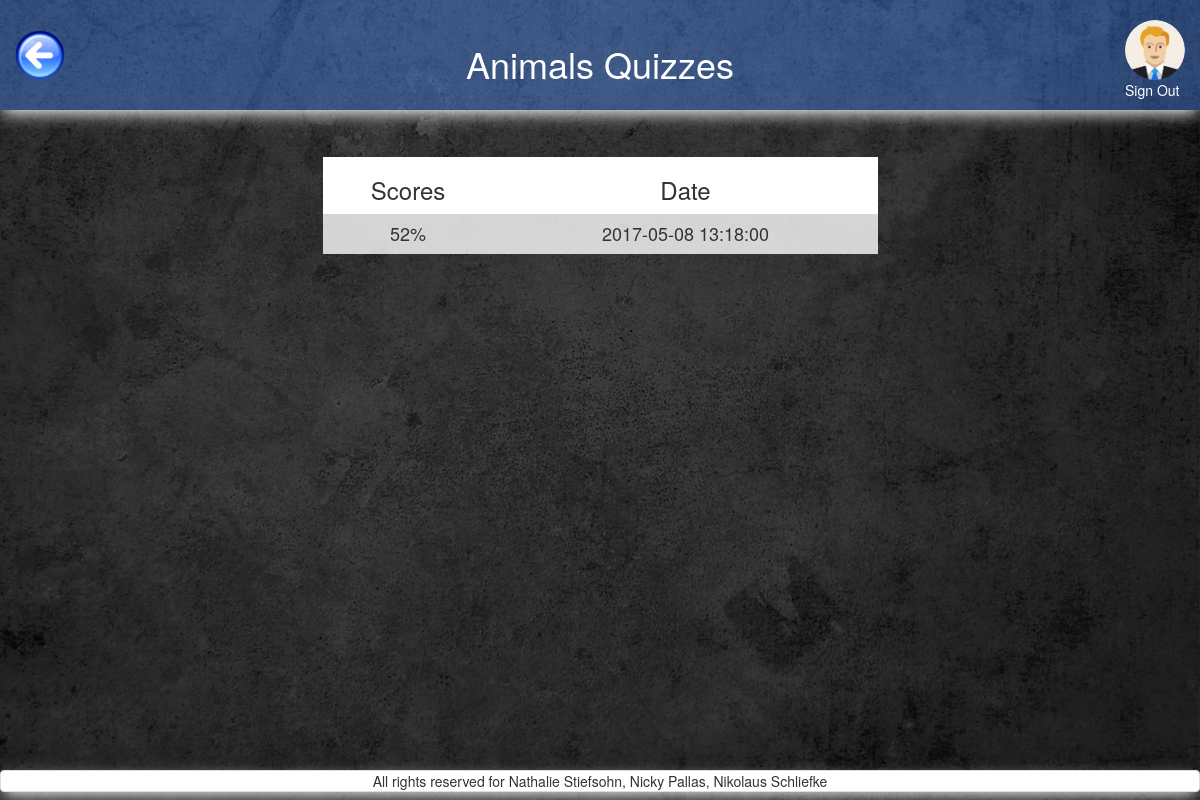
Page /quizzes_per_category.php?category_id=7 (signed in) on the committed database.
### tables this page shows
CREATE TABLE `categories` (
  `id` int(11) NOT NULL,
  `category` varchar(13) NOT NULL,
  `image` varchar(255) NOT NULL DEFAULT 'default.png',
  `amount_questions` int(11) NOT NULL DEFAULT '8',
  `tries` int(11) NOT NULL DEFAULT '5',
  `passed_at` decimal(3,2) NOT NULL DEFAULT '0.60'
);

CREATE TABLE `users` (
  `id` int(11) NOT NULL,
  `FK_avatars` int(11) NOT NULL,
  `FK_classes` int(11) NOT NULL DEFAULT '1',
  `email` varchar(255) NOT NULL,
  `password` varchar(255) NOT NULL,
  `first_name` varchar(255) NOT NULL,
  `family_name` varchar(255) NOT NULL,
  `date_of_birth` date NOT NULL DEFAULT '1993-07-30'
);

CREATE TABLE `avatars` (
  `id` int(11) NOT NULL,
  `location` varchar(255) NOT NULL
);

CREATE TABLE `quizzes` (
  `id` int(11) NOT NULL,
  `FK_users` int(11) NOT NULL,
  `FK_categories` int(11) NOT NULL,
  `scores` decimal(3,2) DEFAULT NULL,
  `start_timestamp` datetime NOT NULL,
  `end_timestamp` datetime DEFAULT NULL
);

### includes/start_session_user.php (called while the page is built, shortened)
<?php
 require_once 'dbconnect.php';
 $res=mysqli_query($con, "SELECT first_name, family_name, date_of_birth, users.id AS user_id, avatars.location AS avatar, avatars.id AS avatar_id, email, fk_classes FROM users
 	JOIN avatars ON users.FK_avatars=avatars.id
 	WHERE users.id=".$_SESSION['user']);
	 $userRow=mysqli_fetch_array($res);
	 $user_id = $userRow['user_id'];
	 $user_avatar = $userRow['avatar'];
?>

### query/quizzes_per_category_query.php (called while the page is built)
<?php
$query_categories = "
    SELECT
        start_timestamp AS time_stamp,
        categories.id AS category_id,
        scores
    FROM `quizzes`
    LEFT JOIN categories ON categories.id=quizzes.FK_categories
    where FK_users = ".$user_id."
    AND categories.id=".$category_id."
    ORDER BY
        start_timestamp DESC;
";
$res_categories = mysqli_query($con, $query_categories);
?>

### quizzes_per_category.php (the view, shortened to what this page needs)
<?php
require_once('includes/start_session_user.php');
$category_id=$_GET['category_id'];
$res_category_name = mysqli_query($con, "select category from categories where id=".$category_id);
$category=mysqli_fetch_array($res_category_name)['category'];
?>
<!DOCTYPE html>
<html>
<head>
    <?php
require_once('includes/head_tag.php');
    ?>
</head>
<body>
<div id="wrap">
  <div id="main" class="container-fluid clear-top">
    <header class="row shadow" id="header">
            <div class="col-xs-3">
                <a href="my_quizzes.php">
                    <img alt="back_button" src="pictures/back_button.png" id="back_button"/>
                </a>
            </div>
            <div class="col-xs-6 white text-center margin-top">
                <h1 class="heading_font"><?php echo $category; ?> Quizzes</h1>
            </div>
        <?php
        echo'
            <div class="col-xs-3">
                <a href="logout.php?logout" class="pull-right">
                    <img class="img-circle show_avatar border" src="'.$user_avatar.'" alt="avatar" id="avatar_img"><br>
                    Sign Out
                </a>
            </div>';
        ?>
    </header>
    <div class="row">
        <main class="col-xs-12">
            <section class="row">
                <div class="col-xs-12 margin-top">
                     <div class="col-xs-10 col-xs-offset-1 col-sm-6 col-sm-offset-3 margin-top">
                        <table class="table-hover text-center">
                            <thead>
                                <tr id="white_background">
                                    <th class="text-center"><h3>Scores</h3></th>
                                    <th class="text-center"><h3>Date</h3></th>
                                </tr>
                            </thead>
                            <tbody>
                                 <?php
                        include_once('query/quizzes_per_category_query.php');
                        while ($row_category  = mysqli_fetch_array($res_categories)){
                            $score=$row_category['scores'];
                            $time_stamp=$row_category['time_stamp'];
                            echo '
                                <tr>
                                    <td><h4>'.number_format($score*100).'%</h4></td>
                                    <td><h4>'.$time_stamp.'</h4></td>
                                </tr>
                                ';
                        }
                        ?>
                            </tbody>
                        </table>
                    </div>
                </div>
            </section>
        </main>
    </div>
  </div>
</div>
    <?php
require_once('includes/footer.php');
    ?>
</body>
</html>

### css/style.css (style rules this page uses)
header h1 { position: relative; }
#avatar_img { margin-top:20px; height: 60px; }
#back_button { margin-top:30px; height: 50px; }
#header { background-color: rgba(77,141,255,0.4); height: 110px; }
#header a:link { color: white; }
body { content: ""; background: url("../pictures/grey_background.jpg"); background-size: 100% 100%; background-repeat: repeat; top: 0; left: 0; bottom: 0; right: 0; position: absolute; z-index: -1; }
.shadow { -webkit-box-shadow: 0px 6px 16px -3px rgba(255,255,255,1); -moz-box-shadow: 0px 6px 16px -3px rgba(255,255,255,1); box-shadow: 0px 6px 16px -3px rgba(255,255,255,1); }
.margin-top { margin-top: 2%; }
table { width: 100%; }
tbody { background-color: white; opacity: 0.8; }
.white { color: white; }

### includes/head_tag.php (style rules this page uses)
html, body { height: 100%; }
#white_background { background-color: white; opacity: 1 !important; }
#wrap { min-height: 100%; }
#main { overflow:auto; padding-bottom:50px; }

### rows in the picture
categories: category "Animals"
users: FK_avatars.location (picture)
quizzes: $score*100 "52", start_timestamp "2017-05-08 13:18:00"
